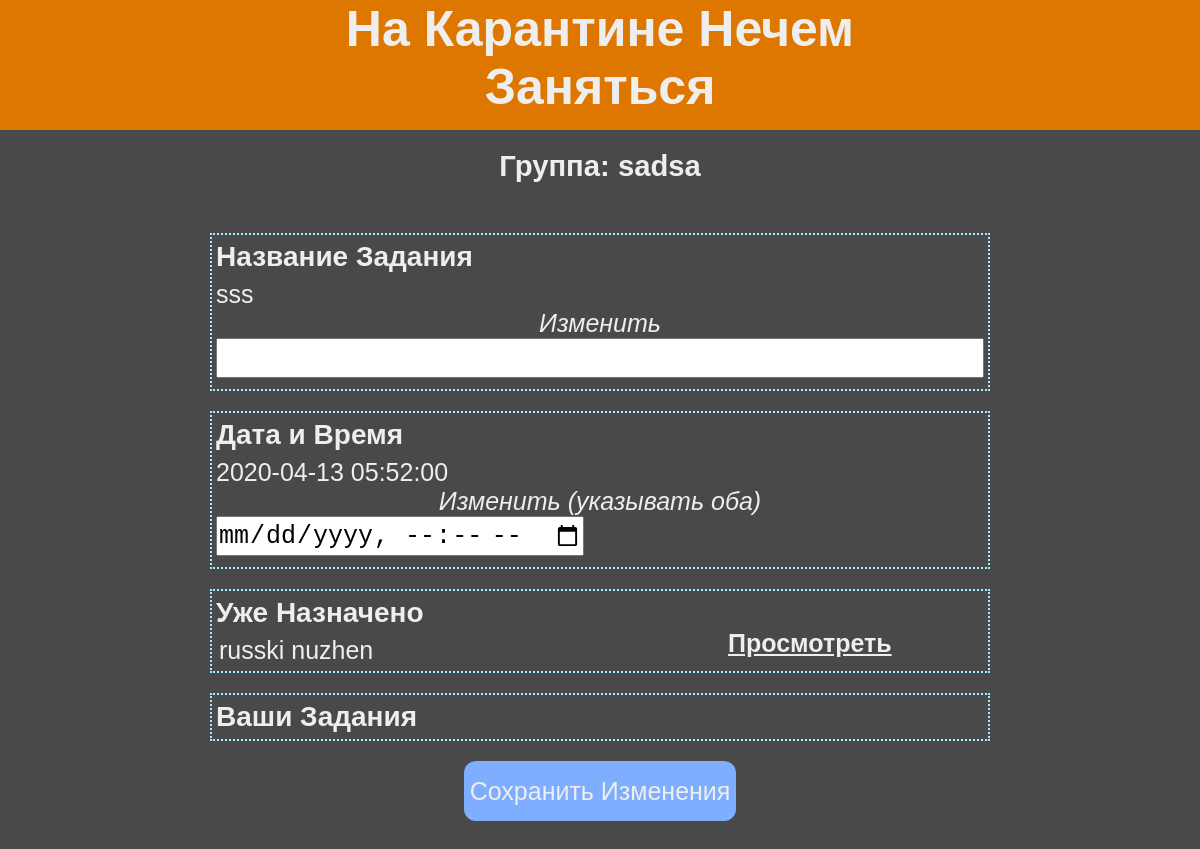
The page /deadline/4 on the database its author committed.
### data/group.py (models this page shows, shortened)
class Group(SqlAlchemyBase, SerializerMixin):
    __tablename__ = "groups"
    id = sa.Column(sa.Integer,
                   primary_key=True,
                   autoincrement=True)
    name = sa.Column(sa.String, default="Группа Без Названия")
    deadlines = sa.orm.relationship("Deadline",
                                    backref="group",
                                    lazy="subquery")
    teachers = sa.orm.relationship("User",
                                   secondary="teachers_to_groups",
                                   backref="teacher_groups",
                                   lazy="subquery")
    students = sa.orm.relationship("User",
                                   secondary="students_to_groups",
                                   backref="student_groups",
                                   lazy="subquery")

### data/deadline.py (models this page shows, shortened)
class Deadline(SqlAlchemyBase, SerializerMixin):
    __tablename__ = "deadlines"
    id = sa.Column(sa.Integer,
                   primary_key=True,
                   autoincrement=True)
    name = sa.Column(sa.String)
    time = sa.Column(sa.DateTime)
    user_id = sa.Column(sa.Integer, sa.ForeignKey("users.id"))
    group_id = sa.Column(sa.Integer, sa.ForeignKey("groups.id"))
    task_id = sa.Column(sa.Integer, sa.ForeignKey("tasks.id"))
    solutions = sa.orm.relationship("Solution",
                                    backref="deadline",
                                    lazy="subquery")

### data/task.py (models this page shows, shortened)
class Task(SqlAlchemyBase, SerializerMixin):
    __tablename__ = "tasks"
    id = sa.Column(sa.Integer,
                   primary_key=True,
                   autoincrement=True)
    name = sa.Column(sa.String)
    created_time = sa.Column(sa.DateTime,
                             default=datetime.datetime.now)
    description = sa.Column(sa.String)
    user_id = sa.Column(sa.Integer, sa.ForeignKey("users.id"))
    deadlines = sa.orm.relationship("Deadline",
                                    backref="task",
                                    lazy="subquery")
    problems = sa.orm.relationship("Problem",
                                    backref="task",
                                    lazy="subquery")

### main.py (the view, shortened to what this page needs)
@app.route("/deadline/<int:id>", methods=["GET", "POST"])
def manage_deadline(id):
    if request.method == "GET":
        sql = db.create_session()
        deadline = sql.query(db.Deadline).get(id)
        dl_data = deadline.to_dict(only=("name", "time"))
        if deadline.task is not None:
            dl_data["task"] = deadline.task.to_dict(only=("name", "id"))
        g_data = deadline.group.to_dict(only=("name", ))
        sql.close()
        return render_template("manageDeadline.html", deadline=dl_data, group=g_data)

### data/db_session.py (called while the page is built)
def create_session() -> Session:
    global __factory
    return __factory()

### templates/manageDeadline.html (shortened to what this page needs)
{% extends "j2/base.j2" %}
{% block head %}
	<link rel="stylesheet" type="text/css" href="/static/css/taskNgroup.css">
	<link rel="stylesheet" type="text/css" href="/static/css/manageDeadline.css">
{% endblock %}
{% block body_content %}
	<form class="baseForm" method="post">
			<div class="container">
				<div class="beginPage">
					<h3>Группа: {{ group['name'] }}</h3>
				</div>
				<div class="item">
					<label class="itemTitle">Название Задания</label>
					<label class="current">{{ deadline["name"] }}</label>
					<label class="edit">Изменить</label>
					<input class="fieldInput" type="text" name="name">
				</div>
				<div class="item">
					<label class="itemTitle">Дата и Время</label>
					<label class="current">{{ deadline["time"] }}</label>
					<label class="edit">Изменить (указывать оба)</label>
					<input class="fieldInput" type="datetime-local" name="time" id="time">
				</div>
				<div class="item">
					<label class="itemTitle">Уже Назначено</label>
					{% set task = deadline.get('task') %}
					{% if task is not none %}
						<div class="existField" id="assigned">
							<label class="current">{{ task['name'] }}</label>
							<a href="#">Просмотреть</a>
						</div>
					{% else %}
						<h5 class="listEmpty">Выберите задание</h5>
					{% endif %}
				</div>
				<div class="item">
					<label class="itemTitle">Ваши Задания</label>
				</div>
				<button class="submitBtn">Сохранить Изменения</button>
			</div>
	</form>
{% endblock %}

### static/css/master.css (style rules this page uses)
* { margin: 0; padding: 0; box-sizing: border-box; }
body { background-color: #494949; font-family: sans-serif; color: #eeeeee; font-size: 25px; margin-bottom: 40vh }
a { color: inherit; font-weight: bold; }
.container { display: flex; flex-direction: column; align-items: center; width: 100%; }
.submitBtn { background-color: #7eaeff; color: inherit; border: 0; border-radius: 12px; padding: 9px 6px; height: 60px; align-self: center; font-size: 25px; }
.fieldInput { width: 100%; height: 40px; font-size: 25px; margin-bottom: 5px; }

### static/css/taskNgroup.css (style rules this page uses)
.item { display: flex; flex-direction: column; align-items: flex-start; width: 65%; margin-bottom: 20px; border: 2px dotted #9ef2ff; padding: 6px 4px; }
.beginPage { width: 30%; margin-bottom: 50px; display: flex; flex-direction: column; align-items: center; }
.itemTitle { font-weight: bold; font-size: 28px; }
.current { margin-top: 7px; }
.edit { font-style: italic; align-self: center; }
.existField { width: 100%; display: grid; grid-template-columns: 1fr 1fr 3fr 1fr; }
.existField label { margin-left: 3px; }

### static/css/manageDeadline.css (style rules this page uses)
#assigned { grid-template-columns: 2fr 1fr; }
.beginPage { width: 50%; }
#time { width: auto; align-self: left; }

### rows shown on the page
Group: name "sadsa"
Deadline: name "sss"
Task: name "russki nuzhen"

### other values the page prints
{{ deadline["time"] }} "2020-04-13 05:52:00"
